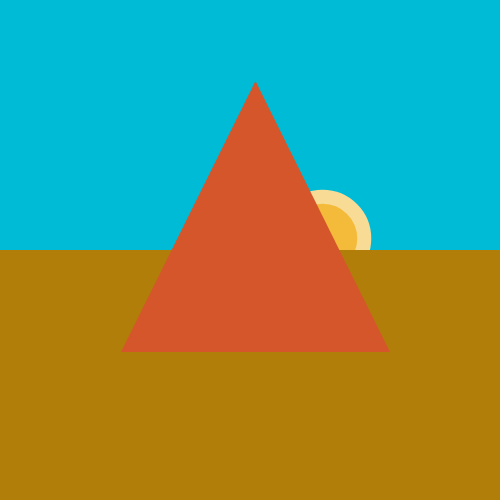
Frame 1 (no input)
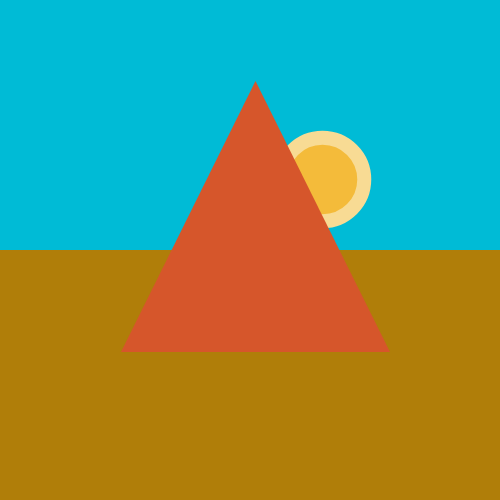
Frame 60 (no input)
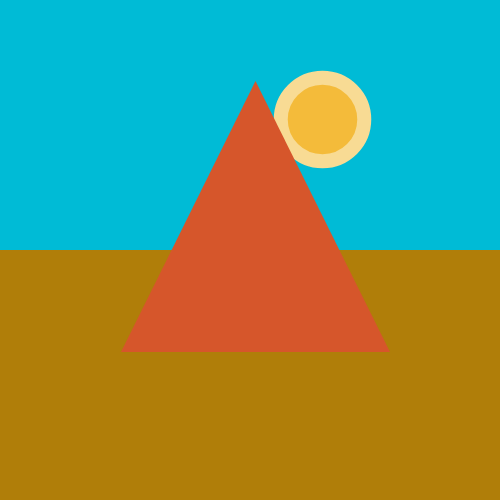
Frame 120 (the mouse pressed at the canvas centre since frame 60)

The p5.js sketch that drew these frames (run headless with seeded random() and noise() and a simulated clock; from frame 60 on, the mouse is pressed at the canvas centre):

// p5.js sketch
// ── sketch.js
var sunY = 238.5;
var sunRadius = 167/2;

function setup() {
  createCanvas(500, 500);
}

function draw() {
  
  //sky
  background(0,187,214);
  
  //sun
  fill(244,187,58);
  stroke(248,219,148);
  strokeWeight(14);
  circle(322.5,sunY,sunRadius);
  
  //ground
  noStroke();
  fill(176,126,9);
  rect(0,height/2,width,height/2);
  
  //mountain
  fill(214,86,43);
  beginShape();
    vertex(121, 352);
    vertex(255.5, 81);
    vertex(390, 352);
  endShape(CLOSE);
  
  sunY = sunY -1;
  
  if (sunY <= 0-sunRadius){
    sunY = 500;
  }
  //make night fall
  //make stars come out
  //print(sunY)
}
// ── car.js
var wind1x = 250;
var wind2x = 288;
var wind3x = 362;
var wind4x = 383;
var wind5x = 456;
var wind6x = 474;
var manx = 128;
var carx = 0;
var cars = -2;

function setup() {
  createCanvas(500, 500);
  r = random(255)
  g = random(255)
  b = random(255)
}

function draw() {
  //sky
  background(5, 187, 214);
  
  noStroke();
  
  //ground
  fill(175,127,44);
  rect(0, 250, 500, 250);
  
  //road
  fill(43, 43, 43);
  rect(0, 331, 500, 38);
  
  //booth
  fill(114, 115, 115);
  rect(56, 100, 154, 210);
  
  //boothwindow
  fill(94, 95, 95);
  rect(78, 120, 110, 115)
  
  //manbody
  fill(238, 38, 46);
  rect(manx, 200, 30, 35);
  
  //manhead
  fill(239, 219, 163);
  circle(manx+15, 185, 15);
  
  //wheels
  stroke(255);
  strokeWeight(3);
  fill(0);
  circle(carx + 217, 338, 18.75)
  circle(carx + 455, 338, 18.75) 
  
  //carbody
  stroke(0);
  strokeWeight(2);
  fill(r, g, b);
  
  
  beginShape();
  vertex(carx + 158, 298);
  vertex(carx + 230, 298);
  vertex(carx + 285, 235);
  vertex(carx + 468, 235);
  //back
  vertex(carx + 493, 285);
  vertex(carx + 493, 335);
  vertex(carx + 158, 335);
  endShape(CLOSE);
  
  noStroke();
  //front window
  fill(0);
  beginShape();
  vertex(carx + 250, 292);
  vertex(carx + 288, 245);
  vertex(carx + 362, 245);
  vertex(carx + 362, 292);
  endShape(CLOSE);
  
  //back window
  beginShape();
  vertex(carx + 383, 292);
  vertex(carx + 383, 245);
  vertex(carx + 456, 245);
  vertex(carx + 474, 292);
  endShape(CLOSE);
  
carx = carx - cars;
  
  if(carx <= -500){
  carx = 350
  r = random(255)
  g = random(255)
  b = random(255)
  }
    
  manx =  manx - mans
  if(manx <= 78 || manx >= 158){
    mans = -mans;
  }
}
